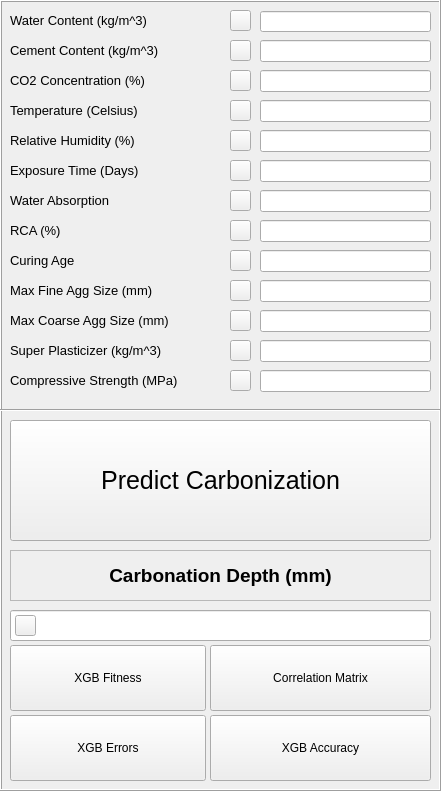
     <widget class="QFrame" name="frame_3">
      <property name="geometry">
       <rect>
        <x>280</x>
        <y>10</y>
        <width>441</width>
        <height>791</height>
       </rect>
      </property>
      <property name="styleSheet">
       <string notr="true"/>
      </property>
      <property name="frameShape">
       <enum>QFrame::Box</enum>
      </property>
      <property name="frameShadow">
       <enum>QFrame::Raised</enum>
      </property>
      <widget class="QLabel" name="label_11">
       <property name="geometry">
        <rect>
         <x>10</x>
         <y>10</y>
         <width>191</width>
         <height>21</height>
        </rect>
       </property>
       <property name="font">
        <font>
         <pointsize>10</pointsize>
         <weight>50</weight>
         <italic>false</italic>
         <bold>false</bold>
         <strikeout>false</strikeout>
        </font>
       </property>
       <property name="text">
        <string>Water Content (kg/m^3)</string>
       </property>
      </widget>
      <widget class="QLabel" name="label_22">
       <property name="geometry">
        <rect>
         <x>10</x>
         <y>40</y>
         <width>191</width>
         <height>21</height>
        </rect>
       </property>
       <property name="font">
        <font>
         <pointsize>10</pointsize>
         <weight>50</weight>
         <italic>false</italic>
         <bold>false</bold>
         <strikeout>false</strikeout>
        </font>
       </property>
       <property name="text">
        <string>Cement Content (kg/m^3)</string>
       </property>
      </widget>
      <widget class="QLabel" name="label_23">
       <property name="geometry">
        <rect>
         <x>10</x>
         <y>70</y>
         <width>241</width>
         <height>21</height>
        </rect>
       </property>
       <property name="font">
        <font>
         <pointsize>10</pointsize>
         <weight>50</weight>
         <italic>false</italic>
         <bold>false</bold>
         <strikeout>false</strikeout>
        </font>
       </property>
       <property name="text">
        <string>CO2 Concentration (%)</string>
       </property>
      </widget>
      <widget class="QLabel" name="label_24">
       <property name="geometry">
        <rect>
         <x>10</x>
         <y>100</y>
         <width>171</width>
         <height>21</height>
        </rect>
       </property>
       <property name="font">
        <font>
         <pointsize>10</pointsize>
         <weight>50</weight>
         <italic>false</italic>
         <bold>false</bold>
         <strikeout>false</strikeout>
        </font>
       </property>
       <property name="text">
        <string>Temperature (Celsius)</string>
       </property>
      </widget>
      <widget class="QLabel" name="label_25">
       <property name="geometry">
        <rect>
         <x>10</x>
         <y>130</y>
         <width>171</width>
         <height>20</height>
        </rect>
       </property>
       <property name="font">
        <font>
         <pointsize>10</pointsize>
         <weight>50</weight>
         <italic>false</italic>
         <bold>false</bold>
         <strikeout>false</strikeout>
        </font>
       </property>
       <property name="text">
        <string>Relative Humidity (%)</string>
       </property>
      </widget>
      <widget class="QLabel" name="label_26">
       <property name="geometry">
        <rect>
         <x>10</x>
         <y>160</y>
         <width>211</width>
         <height>21</height>
        </rect>
       </property>
       <property name="font">
        <font>
         <pointsize>10</pointsize>
         <weight>50</weight>
         <italic>false</italic>
         <bold>false</bold>
         <strikeout>false</strikeout>
        </font>
       </property>
       <property name="text">
        <string>Exposure Time (Days)</string>
       </property>
      </widget>
      <widget class="QLabel" name="label_27">
       <property name="geometry">
        <rect>
         <x>10</x>
         <y>220</y>
         <width>221</width>
         <height>21</height>
        </rect>
       </property>
       <property name="font">
        <font>
         <pointsize>10</pointsize>
         <weight>50</weight>
         <italic>false</italic>
         <bold>false</bold>
         <strikeout>false</strikeout>
        </font>
       </property>
       <property name="text">
        <string>RCA (%)</string>
       </property>
      </widget>
      <widget class="QLabel" name="label_28">
       <property name="geometry">
        <rect>
         <x>10</x>
         <y>280</y>
         <width>211</width>
         <height>21</height>
        </rect>
       </property>
       <property name="font">
        <font>
         <pointsize>10</pointsize>
         <weight>50</weight>
         <italic>false</italic>
         <bold>false</bold>
         <strikeout>false</strikeout>
        </font>
       </property>
       <property name="text">
        <string>Max Fine Agg Size (mm)</string>
       </property>
      </widget>
      <widget class="QLabel" name="label_29">
       <property name="geometry">
        <rect>
         <x>10</x>
         <y>305</y>
         <width>241</width>
         <height>31</height>
        </rect>
       </property>
       <property name="font">
        <font>
         <pointsize>10</pointsize>
         <weight>50</weight>
         <italic>false</italic>
         <bold>false</bold>
         <strikeout>false</strikeout>
        </font>
       </property>
       <property name="text">
        <string>Max Coarse Agg Size (mm)</string>
       </property>
      </widget>
      <widget class="QLabel" name="label_30">
       <property name="geometry">
        <rect>
         <x>10</x>
         <y>340</y>
         <width>241</width>
         <height>21</height>
        </rect>
       </property>
       <property name="font">
        <font>
         <pointsize>10</pointsize>
         <weight>50</weight>
         <italic>false</italic>
         <bold>false</bold>
         <strikeout>false</strikeout>
        </font>
       </property>
       <property name="text">
        <string>Super Plasticizer (kg/m^3)</string>
       </property>
      </widget>
      <widget class="QLineEdit" name="c_water_content">
       <property name="geometry">
        <rect>
         <x>260</x>
         <y>11</y>
         <width>171</width>
         <height>21</height>
        </rect>
       </property>
       <property name="font">
        <font>
         <pointsize>8</pointsize>
         <weight>50</weight>
         <italic>false</italic>
         <bold>false</bold>
         <strikeout>false</strikeout>
        </font>
       </property>
      </widget>
      <widget class="QLineEdit" name="c_cement">
       <property name="geometry">
        <rect>
         <x>260</x>
         <y>40</y>
         <width>171</width>
         <height>22</height>
        </rect>
       </property>
      </widget>
      <widget class="QLineEdit" name="c_CO2">
       <property name="geometry">
        <rect>
         <x>260</x>
         <y>70</y>
         <width>171</width>
         <height>22</height>
        </rect>
       </property>
      </widget>
      <widget class="QLineEdit" name="c_temperature">
       <property name="geometry">
        <rect>
         <x>260</x>
         <y>100</y>
         <width>171</width>
         <height>22</height>
        </rect>
       </property>
      </widget>
      <widget class="QLineEdit" name="c_relative_humidity">
       <property name="geometry">
        <rect>
         <x>260</x>
         <y>130</y>
         <width>171</width>
         <height>22</height>
        </rect>
       </property>
      </widget>
      <widget class="QLineEdit" name="c_exposure">
       <property name="geometry">
        <rect>
         <x>260</x>
         <y>160</y>
         <width>171</width>
         <height>22</height>
        </rect>
       </property>
      </widget>
      <widget class="QLineEdit" name="c_RCA">
       <property name="geometry">
        <rect>
         <x>260</x>
         <y>220</y>
         <width>171</width>
         <height>22</height>
        </rect>
       </property>
      </widget>
      <widget class="QLineEdit" name="c_fAgg_size">
       <property name="geometry">
        <rect>
         <x>260</x>
         <y>280</y>
         <width>171</width>
         <height>22</height>
        </rect>
       </property>
      </widget>
      <widget class="QLineEdit" name="c_cAgg_size">
       <property name="geometry">
        <rect>
         <x>260</x>
         <y>310</y>
         <width>171</width>
         <height>22</height>
        </rect>
       </property>
      </widget>
      <widget class="QLineEdit" name="c_SP">
       <property name="geometry">
        <rect>
         <x>260</x>
         <y>340</y>
         <width>171</width>
         <height>22</height>
        </rect>
       </property>
      </widget>
      <widget class="QLabel" name="label_32">
       <property name="geometry">
        <rect>
         <x>10</x>
         <y>370</y>
         <width>241</width>
         <height>21</height>
        </rect>
       </property>
       <property name="font">
        <font>
         <pointsize>10</pointsize>
         <weight>50</weight>
         <italic>false</italic>
         <bold>false</bold>
         <strikeout>false</strikeout>
        </font>
       </property>
       <property name="text">
        <string>Compressive Strength (MPa)</string>
       </property>
      </widget>
      <widget class="QLineEdit" name="c_Cstr">
       <property name="geometry">
        <rect>
         <x>260</x>
         <y>370</y>
         <width>171</width>
         <height>22</height>
        </rect>
       </property>
      </widget>
      <widget class="Line" name="line_29">
       <property name="geometry">
        <rect>
         <x>0</x>
         <y>400</y>
         <width>441</width>
         <height>21</height>
        </rect>
       </property>
       <property name="orientation">
        <enum>Qt::Horizontal</enum>
       </property>
      </widget>
      <widget class="QPushButton" name="c_button">
       <property name="geometry">
        <rect>
         <x>10</x>
         <y>420</y>
         <width>421</width>
         <height>121</height>
        </rect>
       </property>
       <property name="font">
        <font>
         <pointsize>19</pointsize>
         <weight>50</weight>
         <italic>false</italic>
         <bold>false</bold>
         <strikeout>false</strikeout>
        </font>
       </property>
       <property name="text">
        <string>Predict Carbonization</string>
       </property>
      </widget>
      <widget class="QLineEdit" name="c_depth_prediction_xgb">
       <property name="geometry">
        <rect>
         <x>10</x>
         <y>610</y>
         <width>421</width>
         <height>31</height>
        </rect>
       </property>
       <property name="font">
        <font>
         <pointsize>12</pointsize>
         <weight>50</weight>
         <italic>false</italic>
         <bold>false</bold>
         <strikeout>false</strikeout>
        </font>
       </property>
       <property name="alignment">
        <set>Qt::AlignCenter</set>
       </property>
      </widget>
      <widget class="QLabel" name="label_70">
       <property name="geometry">
        <rect>
         <x>10</x>
         <y>550</y>
         <width>421</width>
         <height>51</height>
        </rect>
       </property>
       <property name="font">
        <font>
         <pointsize>14</pointsize>
         <weight>75</weight>
         <italic>false</italic>
         <bold>true</bold>
         <underline>false</underline>
         <strikeout>false</strikeout>
        </font>
       </property>
       <property name="layoutDirection">
        <enum>Qt::LeftToRight</enum>
       </property>
       <property name="autoFillBackground">
        <bool>true</bool>
       </property>
       <property name="frameShape">
        <enum>QFrame::StyledPanel</enum>
       </property>
       <property name="text">
        <string>Carbonation Depth (mm)</string>
       </property>
       <property name="alignment">
        <set>Qt::AlignCenter</set>
       </property>
      </widget>
      <widget class="QLineEdit" name="c_wat_absorption">
       <property name="geometry">
        <rect>
         <x>260</x>
         <y>190</y>
         <width>171</width>
         <height>22</height>
        </rect>
       </property>
      </widget>
      <widget class="QLabel" name="label_75">
       <property name="geometry">
        <rect>
         <x>10</x>
         <y>190</y>
         <width>211</width>
         <height>21</height>
        </rect>
       </property>
       <property name="font">
        <font>
         <pointsize>10</pointsize>
         <weight>50</weight>
         <italic>false</italic>
         <bold>false</bold>
         <strikeout>false</strikeout>
        </font>
       </property>
       <property name="text">
        <string>Water Absorption</string>
       </property>
      </widget>
      <widget class="QLabel" name="label_76">
       <property name="geometry">
        <rect>
         <x>10</x>
         <y>250</y>
         <width>221</width>
         <height>21</height>
        </rect>
       </property>
       <property name="font">
        <font>
         <pointsize>10</pointsize>
         <weight>50</weight>
         <italic>false</italic>
         <bold>false</bold>
         <strikeout>false</strikeout>
        </font>
       </property>
       <property name="text">
        <string>Curing Age</string>
       </property>
      </widget>
      <widget class="QLineEdit" name="c_curing_age">
       <property name="geometry">
        <rect>
         <x>260</x>
         <y>250</y>
         <width>171</width>
         <height>22</height>
        </rect>
       </property>
      </widget>
      <widget class="QPushButton" name="c_acc_xgb">
       <property name="geometry">
        <rect>
         <x>210</x>
         <y>715</y>
         <width>221</width>
         <height>66</height>
        </rect>
       </property>
       <property name="font">
        <font>
         <pointsize>9</pointsize>
         <weight>50</weight>
         <italic>false</italic>
         <bold>false</bold>
         <strikeout>false</strikeout>
        </font>
       </property>
       <property name="styleSheet">
        <string notr="true"/>
       </property>
       <property name="text">
        <string>XGB Accuracy</string>
       </property>
      </widget>
      <widget class="QPushButton" name="c_fitness_xgb">
       <property name="geometry">
        <rect>
         <x>10</x>
         <y>645</y>
         <width>196</width>
         <height>66</height>
        </rect>
       </property>
       <property name="font">
        <font>
         <pointsize>9</pointsize>
         <weight>50</weight>
         <italic>false</italic>
         <bold>false</bold>
         <strikeout>false</strikeout>
        </font>
       </property>
       <property name="styleSheet">
        <string notr="true"/>
       </property>
       <property name="text">
        <string>XGB Fitness</string>
       </property>
      </widget>
      <widget class="QPushButton" name="c_residual_xgb">
       <property name="geometry">
        <rect>
         <x>10</x>
         <y>715</y>
         <width>196</width>
         <height>66</height>
        </rect>
       </property>
       <property name="font">
        <font>
         <pointsize>9</pointsize>
         <weight>50</weight>
         <italic>false</italic>
         <bold>false</bold>
         <strikeout>false</strikeout>
        </font>
       </property>
       <property name="styleSheet">
        <string notr="true"/>
       </property>
       <property name="text">
        <string>XGB Errors</string>
       </property>
      </widget>
      <widget class="QLabel" name="label_191">
       <property name="geometry">
        <rect>
         <x>20</x>
         <y>725</y>
         <width>41</width>
         <height>41</height>
        </rect>
       </property>
       <property name="text">
        <string/>
       </property>
       <property name="pixmap">
        <pixmap>histogram.png</pixmap>
       </property>
       <property name="scaledContents">
        <bool>true</bool>
       </property>
      </widget>
      <widget class="QLabel" name="label_192">
       <property name="geometry">
        <rect>
         <x>220</x>
         <y>730</y>
         <width>41</width>
         <height>41</height>
        </rect>
       </property>
       <property name="text">
        <string/>
       </property>
       <property name="pixmap">
        <pixmap>accuracy.png</pixmap>
       </property>
       <property name="scaledContents">
        <bool>true</bool>
       </property>
      </widget>
      <widget class="QLabel" name="label_194">
       <property name="geometry">
        <rect>
         <x>20</x>
         <y>655</y>
         <width>41</width>
         <height>41</height>
        </rect>
       </property>
       <property name="text">
        <string/>
       </property>
       <property name="pixmap">
        <pixmap>graph.png</pixmap>
       </property>
       <property name="scaledContents">
        <bool>true</bool>
       </property>
       <property name="textInteractionFlags">
        <set>Qt::NoTextInteraction</set>
       </property>
      </widget>
      <widget class="QPushButton" name="pushButton_50">
       <property name="geometry">
        <rect>
         <x>230</x>
         <y>70</y>
         <width>21</width>
         <height>21</height>
        </rect>
       </property>
       <property name="toolTip">
        <string>Correlation Factor : 0.41</string>
       </property>
       <property name="text">
        <string/>
       </property>
       <property name="icon">
        <iconset>
         <normaloff>info.png</normaloff>info.png</iconset>
       </property>
      </widget>
      <widget class="QPushButton" name="pushButton_43">
       <property name="geometry">
        <rect>
         <x>230</x>
         <y>130</y>
         <width>21</width>
         <height>21</height>
        </rect>
       </property>
       <property name="toolTip">
        <string>Correlation Factor : 0.2</string>
       </property>
       <property name="text">
        <string/>
       </property>
       <property name="icon">
        <iconset>
         <normaloff>info.png</normaloff>info.png</iconset>
       </property>
      </widget>
      <widget class="QPushButton" name="pushButton_49">
       <property name="geometry">
        <rect>
         <x>230</x>
         <y>370</y>
         <width>21</width>
         <height>21</height>
        </rect>
       </property>
       <property name="toolTip">
        <string>Correlation Factor : -0.53</string>
       </property>
       <property name="text">
        <string/>
       </property>
       <property name="icon">
        <iconset>
         <normaloff>info.png</normaloff>info.png</iconset>
       </property>
      </widget>
      <widget class="QPushButton" name="pushButton_39">
       <property name="geometry">
        <rect>
         <x>230</x>
         <y>280</y>
         <width>21</width>
         <height>21</height>
        </rect>
       </property>
       <property name="toolTip">
        <string>Correlation Factor : 0.3</string>
       </property>
       <property name="text">
        <string/>
       </property>
       <property name="icon">
        <iconset>
         <normaloff>info.png</normaloff>info.png</iconset>
       </property>
      </widget>
      <widget class="QPushButton" name="pushButton_45">
       <property name="geometry">
        <rect>
         <x>230</x>
         <y>310</y>
         <width>21</width>
         <height>21</height>
        </rect>
       </property>
       <property name="toolTip">
        <string>Correlation Factor : -0.17</string>
       </property>
       <property name="text">
        <string/>
       </property>
       <property name="icon">
        <iconset>
         <normaloff>info.png</normaloff>info.png</iconset>
       </property>
      </widget>
      <widget class="QPushButton" name="pushButton_41">
       <property name="geometry">
        <rect>
         <x>230</x>
         <y>10</y>
         <width>21</width>
         <height>21</height>
        </rect>
       </property>
       <property name="toolTip">
        <string>Correlation Factor : -0.17</string>
       </property>
       <property name="text">
        <string/>
       </property>
       <property name="icon">
        <iconset>
         <normaloff>info.png</normaloff>info.png</iconset>
       </property>
      </widget>
      <widget class="QPushButton" name="pushButton_40">
       <property name="geometry">
        <rect>
         <x>230</x>
         <y>340</y>
         <width>21</width>
         <height>21</height>
        </rect>
       </property>
       <property name="toolTip">
        <string>Correlation Factor : -0.11</string>
       </property>
       <property name="text">
        <string/>
       </property>
       <property name="icon">
        <iconset>
         <normaloff>info.png</normaloff>info.png</iconset>
       </property>
      </widget>
      <widget class="QPushButton" name="pushButton_44">
       <property name="geometry">
        <rect>
         <x>230</x>
         <y>100</y>
         <width>21</width>
         <height>21</height>
        </rect>
       </property>
       <property name="toolTip">
        <string>Correlation Factor : -0.11</string>
       </property>
       <property name="text">
        <string/>
       </property>
       <property name="icon">
        <iconset>
         <normaloff>info.png</normaloff>info.png</iconset>
       </property>
      </widget>
      <widget class="QPushButton" name="pushButton_42">
       <property name="geometry">
        <rect>
         <x>230</x>
         <y>190</y>
         <width>21</width>
         <height>21</height>
        </rect>
       </property>
       <property name="toolTip">
        <string>Correlation Factor : 0.18</string>
       </property>
       <property name="text">
        <string/>
       </property>
       <property name="icon">
        <iconset>
         <normaloff>info.png</normaloff>info.png</iconset>
       </property>
      </widget>
      <widget class="QPushButton" name="pushButton_46">
       <property name="geometry">
        <rect>
         <x>230</x>
         <y>160</y>
         <width>21</width>
         <height>21</height>
        </rect>
       </property>
       <property name="toolTip">
        <string>Correlation Factor : 0.2</string>
       </property>
       <property name="text">
        <string/>
       </property>
       <property name="icon">
        <iconset>
         <normaloff>info.png</normaloff>info.png</iconset>
       </property>
      </widget>
      <widget class="QPushButton" name="pushButton_47">
       <property name="geometry">
        <rect>
         <x>230</x>
         <y>220</y>
         <width>21</width>
         <height>21</height>
        </rect>
       </property>
       <property name="toolTip">
        <string>Correlation Factor : 0.25</string>
       </property>
       <property name="text">
        <string/>
       </property>
       <property name="icon">
        <iconset>
         <normaloff>info.png</normaloff>info.png</iconset>
       </property>
      </widget>
      <widget class="QPushButton" name="pushButton_38">
       <property name="geometry">
        <rect>
         <x>230</x>
         <y>40</y>
         <width>21</width>
         <height>21</height>
        </rect>
       </property>
       <property name="toolTip">
        <string>Correlation Factor : -0.36</string>
       </property>
       <property name="text">
        <string/>
       </property>
       <property name="icon">
        <iconset>
         <normaloff>info.png</normaloff>info.png</iconset>
       </property>
      </widget>
      <widget class="QPushButton" name="pushButton_48">
       <property name="geometry">
        <rect>
         <x>230</x>
         <y>250</y>
         <width>21</width>
         <height>21</height>
        </rect>
       </property>
       <property name="toolTip">
        <string>Correlation Factor : 0.015</string>
       </property>
       <property name="text">
        <string/>
       </property>
       <property name="icon">
        <iconset>
         <normaloff>info.png</normaloff>info.png</iconset>
       </property>
      </widget>
      <widget class="QPushButton" name="pushButton_52">
       <property name="geometry">
        <rect>
         <x>15</x>
         <y>615</y>
         <width>21</width>
         <height>21</height>
        </rect>
       </property>
       <property name="toolTip">
        <string>XGB Prediction (Best)</string>
       </property>
       <property name="text">
        <string/>
       </property>
       <property name="icon">
        <iconset>
         <normaloff>info.png</normaloff>info.png</iconset>
       </property>
      </widget>
      <widget class="QLabel" name="label_122">
       <property name="geometry">
        <rect>
         <x>220</x>
         <y>660</y>
         <width>41</width>
         <height>41</height>
        </rect>
       </property>
       <property name="text">
        <string/>
       </property>
       <property name="pixmap">
        <pixmap>matrix.png</pixmap>
       </property>
       <property name="scaledContents">
        <bool>true</bool>
       </property>
      </widget>
      <widget class="QPushButton" name="c_corr_matrix">
       <property name="geometry">
        <rect>
         <x>210</x>
         <y>645</y>
         <width>221</width>
         <height>66</height>
        </rect>
       </property>
       <property name="font">
        <font>
         <pointsize>9</pointsize>
         <weight>50</weight>
         <italic>false</italic>
         <bold>false</bold>
         <strikeout>false</strikeout>
        </font>
       </property>
       <property name="styleSheet">
        <string notr="true"/>
       </property>
       <property name="text">
        <string>Correlation Matrix</string>
       </property>
      </widget>
      <zorder>c_corr_matrix</zorder>
      <zorder>label_11</zorder>
      <zorder>label_22</zorder>
      <zorder>label_23</zorder>
      <zorder>label_24</zorder>
      <zorder>label_25</zorder>
      <zorder>label_26</zorder>
      <zorder>label_27</zorder>
      <zorder>label_28</zorder>
      <zorder>label_29</zorder>
      <zorder>label_30</zorder>
      <zorder>c_water_content</zorder>
      <zorder>c_cement</zorder>
      <zorder>c_CO2</zorder>
      <zorder>c_temperature</zorder>
      <zorder>c_relative_humidity</zorder>
      <zorder>c_exposure</zorder>
      <zorder>c_RCA</zorder>
      <zorder>c_fAgg_size</zorder>
      <zorder>c_cAgg_size</zorder>
      <zorder>c_SP</zorder>
      <zorder>label_32</zorder>
      <zorder>c_Cstr</zorder>
      <zorder>line_29</zorder>
      <zorder>c_button</zorder>
      <zorder>c_depth_prediction_xgb</zorder>
      <zorder>label_70</zorder>
      <zorder>c_wat_absorption</zorder>
      <zorder>label_75</zorder>
      <zorder>label_76</zorder>
      <zorder>c_curing_age</zorder>
      <zorder>c_acc_xgb</zorder>
      <zorder>c_fitness_xgb</zorder>
      <zorder>c_residual_xgb</zorder>
      <zorder>label_191</zorder>
      <zorder>label_192</zorder>
      <zorder>label_194</zorder>
      <zorder>pushButton_50</zorder>
      <zorder>pushButton_43</zorder>
      <zorder>pushButton_49</zorder>
      <zorder>pushButton_39</zorder>
      <zorder>pushButton_45</zorder>
      <zorder>pushButton_41</zorder>
      <zorder>pushButton_40</zorder>
      <zorder>pushButton_44</zorder>
      <zorder>pushButton_42</zorder>
      <zorder>pushButton_46</zorder>
      <zorder>pushButton_47</zorder>
      <zorder>pushButton_38</zorder>
      <zorder>pushButton_48</zorder>
      <zorder>pushButton_52</zorder>
      <zorder>label_122</zorder>
     </widget>
